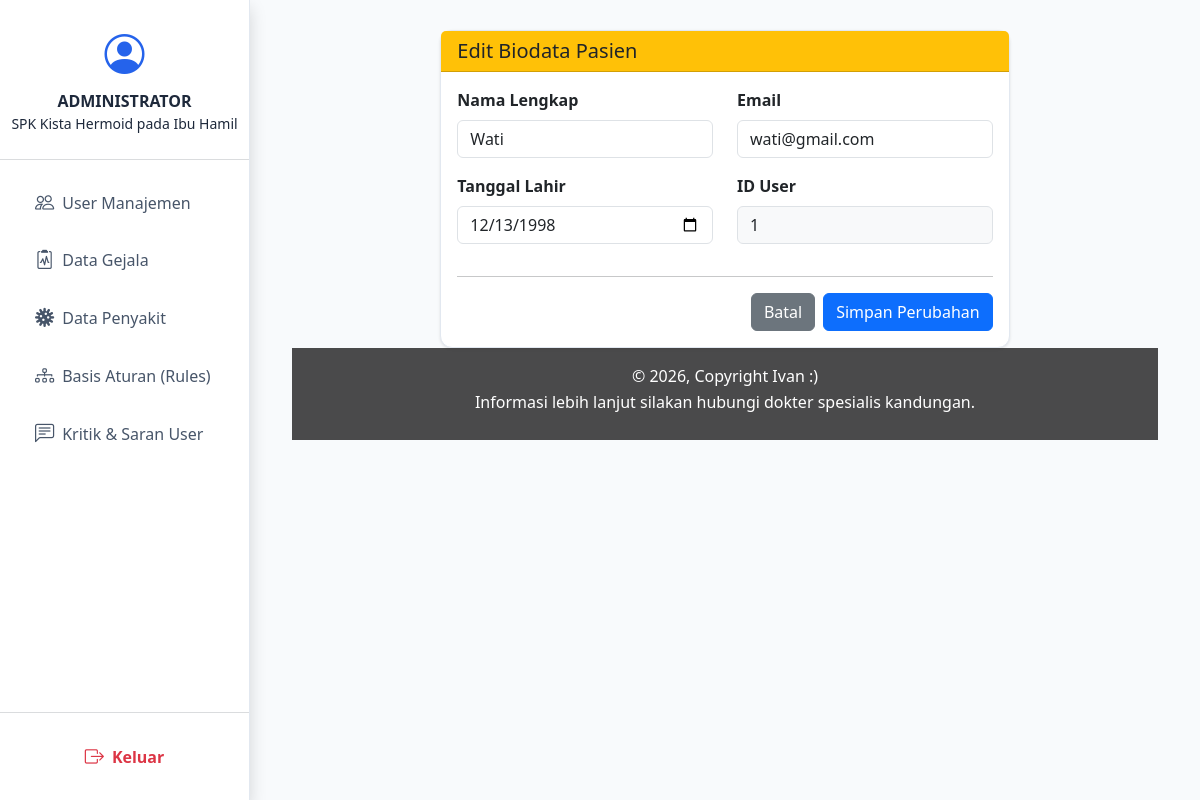
The page /edit_profil.php?id=1 (signed in) on the database its author committed.
### tables this page shows
CREATE TABLE `users` (
  `id_user` int(11) NOT NULL,
  `nama` varchar(100) DEFAULT NULL,
  `tanggal_lahir` date DEFAULT NULL,
  `email` varchar(100) DEFAULT NULL,
  `password` varchar(255) DEFAULT NULL,
  `role` enum('admin','user') DEFAULT 'user',
  `created_at` timestamp NOT NULL DEFAULT current_timestamp()
);

### edit_profil.php (the view, shortened to what this page needs)
<?php
include "../config/database.php";
$id_user = $_GET['id'];
$query = mysqli_query($conn, "SELECT * FROM users WHERE id_user = $id_user");
$user = mysqli_fetch_assoc($query);
include "layout/header.php";
?>
<div class="row justify-content-center">
    <div class="col-md-8">
        <div class="card shadow-sm border-0">
            <div class="card-header bg-warning text-dark">
                <h5 class="mb-0">Edit Biodata Pasien</h5>
            </div>
            <div class="card-body">
                <form method="POST">
                    <div class="row">
                        <div class="col-md-6 mb-3">
                            <label class="form-label fw-bold">Nama Lengkap</label>
                            <input type="text" name="nama" class="form-control" value="<?= $user['nama'] ?>" required>
                        </div>
                        <div class="col-md-6 mb-3">
                            <label class="form-label fw-bold">Email</label>
                            <input type="email" name="email" class="form-control" value="<?= $user['email'] ?>" required>
                        </div>
                    </div>
                    <div class="row">
                        <div class="col-md-6 mb-3">
                            <label class="form-label fw-bold">Tanggal Lahir</label>
                            <input type="date" name="tanggal_lahir" class="form-control" value="<?= $user['tanggal_lahir'] ?>" required>
                        </div>
                        <div class="col-md-6 mb-3">
                            <label class="form-label fw-bold">ID User</label>
                            <input type="text" class="form-control bg-light" value="<?= $user['id_user'] ?>" disabled>
                        </div>
                    </div>
                    <hr>
                    <div class="d-flex justify-content-end gap-2">
                        <a href="dashboard.php" class="btn btn-secondary">Batal</a>
                        <button type="submit" name="update" class="btn btn-primary">Simpan Perubahan</button>
                    </div>
                </form>
            </div>
        </div>
    </div>
</div>
<?php include "layout/footer.php"; ?>

### admin.css (style rules this page uses)
:root { --primary-color: #2563eb; --sidebar-bg: #ffffff; --sidebar-text: #475569; --active-bg: #eff6ff; --body-bg: #f8fafc; --border-color: #e2e8f0; --shadow-sm: 0 1px 3px rgba(0, 0, 0, 0.1); }
body { background-color: var(--body-bg); font-family: 'Segoe UI', Tahoma, Geneva, Verdana, sans-serif; color: #1e293b; }
.card { border: 1px solid var(--border-color) !important; border-radius: 12px !important; box-shadow: var(--shadow-sm) !important; }

### rows shown on the page
users: nama "Wati", email "wati@gmail.com", tanggal_lahir "12/13/1998", id_user "1"
